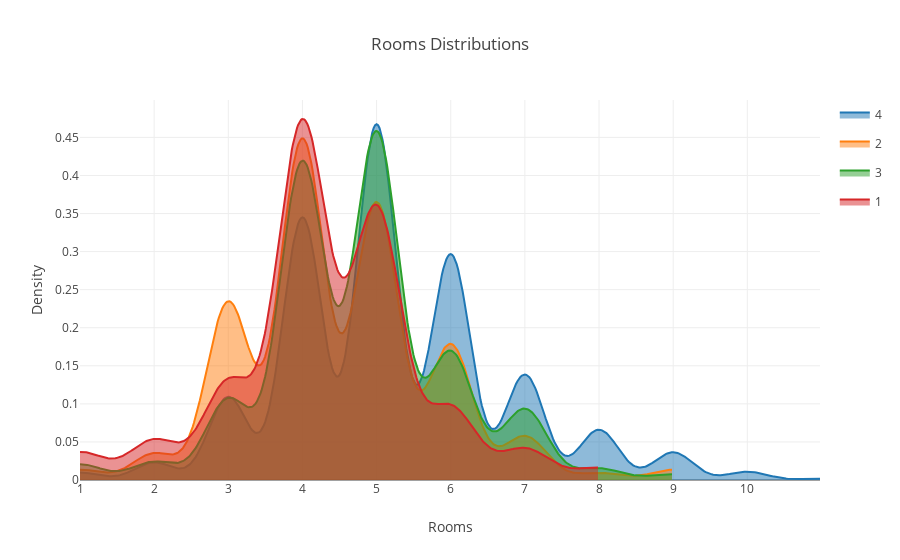

The cell this chart's notebook holds for it:
### Markdown cell above
###

### Code cell
target = "Target"
feature = "rooms"

fig = ff.create_distplot(
    [train[train[target] == y][feature].values for y in train[target].unique()], 
    train[target].unique(), 
    show_hist=False,
    show_rug=False,
)

for d in fig['data']:
    d.update({'fill' : 'tozeroy'})

layout = go.Layout(
    title   = "Rooms Distributions",
    xaxis   = dict(title = "Rooms"),
    yaxis   = dict(title = "Density"),
)

fig["layout"] = layout
iplot(fig)

### Figure 1 — Plotly figure (JSON) as saved in the notebook; plotly's stock layout.template omitted (floating-point values rounded to 4 significant figures; data arrays with more than 128 entries replaced by an {"elided": "..."} marker saying what was removed)
{"data": [{"fill": "tozeroy", "legendgroup": 4, "marker": {"color": "rgb(31, 119, 180)"}, "mode": "lines", "name": 4, "showlegend": true, "type": "scatter", "x": {"elided": "500 float values"}, "xaxis": "x1", "y": {"elided": "500 float values"}, "yaxis": "y1"}, {"fill": "tozeroy", "legendgroup": 2, "marker": {"color": "rgb(255, 127, 14)"}, "mode": "lines", "name": 2, "showlegend": true, "type": "scatter", "x": {"elided": "500 float values"}, "xaxis": "x1", "y": {"elided": "500 float values"}, "yaxis": "y1"}, {"fill": "tozeroy", "legendgroup": 3, "marker": {"color": "rgb(44, 160, 44)"}, "mode": "lines", "name": 3, "showlegend": true, "type": "scatter", "x": {"elided": "500 float values"}, "xaxis": "x1", "y": {"elided": "500 float values"}, "yaxis": "y1"}, {"fill": "tozeroy", "legendgroup": 1, "marker": {"color": "rgb(214, 39, 40)"}, "mode": "lines", "name": 1, "showlegend": true, "type": "scatter", "x": {"elided": "500 float values"}, "xaxis": "x1", "y": {"elided": "500 float values"}, "yaxis": "y1"}], "layout": {"title": "Rooms Distributions", "xaxis": {"title": "Rooms"}, "yaxis": {"title": "Density"}}}
